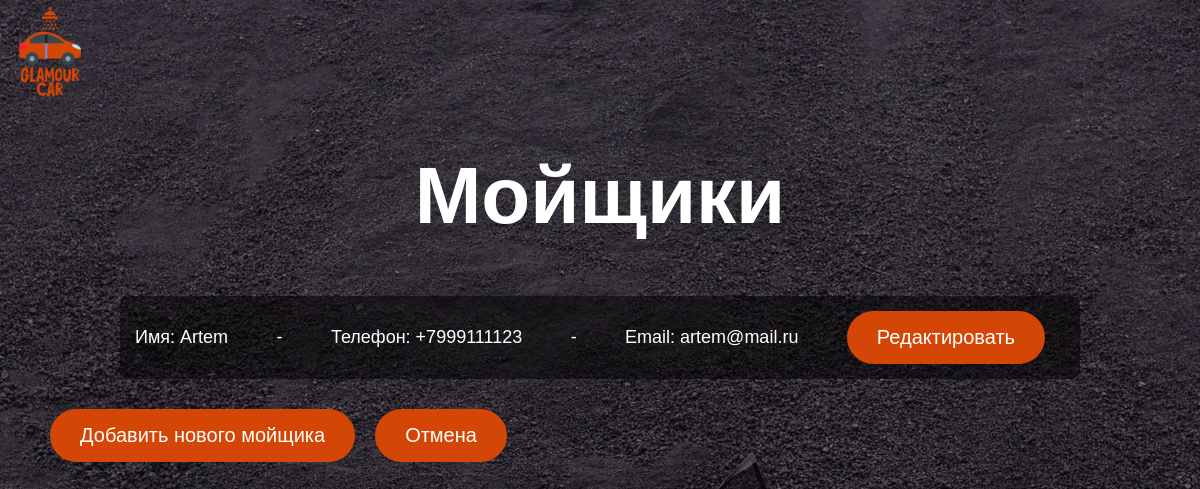
The page /moihiki/ on the database its author committed.
### main/models.py (models this page shows, shortened)
class Moihik(models.Model):
    name = models.CharField(max_length=100)
    email = models.EmailField()
    phone = models.CharField(max_length=20)

### main/views.py (the view)
# urls.py: path('moihiki/', views.moihiki, name='moihiki'),
def moihiki(request):
    moihiki = Moihik.objects.all()
    return render(request, 'main/moihiki.html', {'moihiki': moihiki})

### main/templates/main/moihiki.html (shortened to what this page needs)
{% load static %}
<!DOCTYPE html>
<html lang="ru">
<head>
    <link rel="stylesheet" href="{% static 'main/css/moihiki.css' %}">
</head>
<body style="background-image: url('{% static 'main/img/background1.jpeg' %}');">
    <header>
        <div class="header">
            <img src="{% static 'main/img/logo.png' %}" alt="Логотип" class="logo">
        </div>
    </header>
    <h1 class="moihiki-title">Мойщики</h1>
    <ul class="moihiki-list">
        {% for moihik in moihiki %}
            <li>
                <span>Имя: {{ moihik.name }}</span> -
                <span>Телефон: {{ moihik.phone }}</span> -
                <span>Email: {{ moihik.email }}</span>
                <a href="{% url 'moihiki_change' moihik.id %}" class="edit-button">Редактировать</a>
            </li>
        {% endfor %}
    </ul>
    <div class="button-container">
        <a href="{% url 'moihiki_change' 0 %}" class="change-button">Добавить нового мойщика</a>
        <a href="/" class="back-button">Отмена</a>
    </div>
</body>
</html>

### main/static/main/css/moihiki.css (style rules this page uses)
body { background-size: cover; background-repeat: no-repeat; background-position: center bottom; background-attachment: fixed; color: white; margin: 0; font-family: 'Roboto Slab', sans-serif; }
.header { position: relative; width: 100%; height: 100px; }
.logo { position: absolute; top: 0; left: 0; width: 100px; height: auto; }
.moihiki-title { font-size: 80px; font-weight: 600; text-align: center; margin-top: 50px; }
.button-container { display: flex; justify-content: flex-start; margin-left: 50px; margin-top: 20px; }
.change-button, .back-button, .edit-button { display: inline-block; margin-right: 20px; padding: 15px 30px; background-color: #D44606; border: none; border-radius: 45px; color: white; font-size: 20px; font-weight: 400; cursor: pointer; text-align: center; text-decoration: none; transition: background-color 0.3s ease; }
.moihiki-list { list-style-type: none; padding: 0; margin: 50px auto 30px auto; width: 80%; }
.moihiki-list li { display: flex; justify-content: space-between; align-items: center; background-color: rgba(0, 0, 0, 0.5); padding: 15px; margin-bottom: 10px; border-radius: 10px; font-size: 18px; }

### rows shown on the page
Moihik: name "Artem", phone "+7999111123", email "artem@mail.ru"
